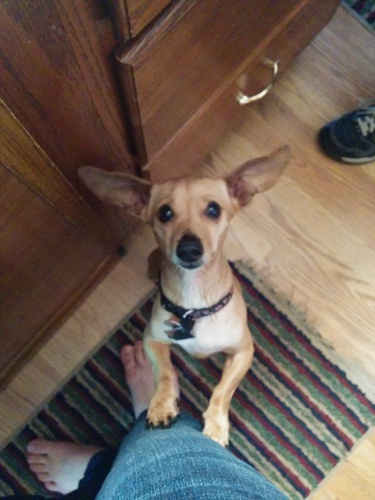
#> input picture test_images/dog4-1.jpg, 375 x 500 px
$ python face_detector_test.py
#> lines starting #> are read from the running program, lines starting #| are printed output that depends on the picture
### face_detector.py
import cv2
import cv2.cv as cv
import numpy as np
import os

class FaceDetector:

  def __init__(self, cascade_path):
    self.cascade = cv2.CascadeClassifier(cascade_path)
    if self.cascade.empty():
      raise Exception("Cascade not loaded! Please check the path.")

  def detect(self, image_path):
#> called with image_path = '../test_images/dog4-1.jpg'
    filename = os.path.basename(os.path.splitext(image_path)[0])
    extension = os.path.splitext(image_path)[1]
    # Decide whether these need to be attributes
    self.image = cv2.imread(image_path)
#> self.image is the input picture: shape (500, 375, 3); mean B, G, R 84.9, 94.9, 109.6
    gray = cv2.cvtColor(self.image, cv2.COLOR_BGR2GRAY)
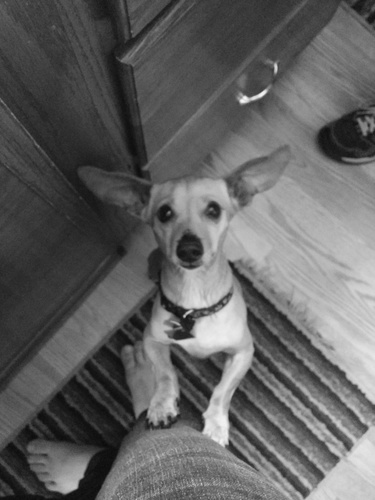
#> gray: shape (500, 375); min 11, max 247, mean 98.1
    gray = cv2.equalizeHist(gray)
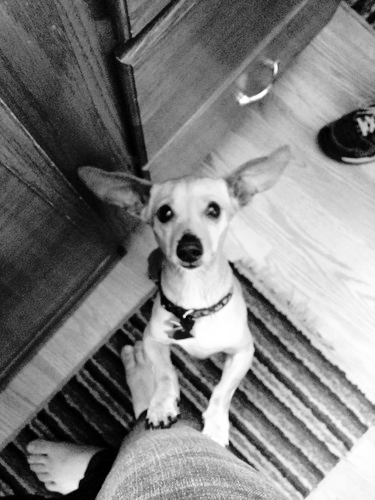
#> gray: shape (500, 375); min 0, max 255, mean 128.3

    # Detect using our cascade
    rect = self.cascade.detectMultiScale(gray, scaleFactor=1.3, minNeighbors=4, minSize=(15,15), flags=cv.CV_HAAR_SCALE_IMAGE)
#> rect = [[148, 188, 78, 78]]

    # We can't do recognition on multiple faces
    # Ok well we could but I'm lazy right now, 1 face is easier
    if len(rect) > 1:
      # raise Exception("Detected multiple faces. Proper recognition cannot be conducted.")
      return None

    if len(rect) == 0:
      # raise Exception("Could not detect any faces. Try using another image.")
      return None

    rect[:,2:] += rect[:,:2]

    vis = self.image.copy()

    # For debugging purposes
    for x1, y1, x2, y2 in rect:
    #   cv2.imwrite(filename + '-detected' + extension, vis[y1:y2,x1:x2])

      return vis[y1:y2,x1:x2]
#> this loop made 1 pass
#> (x1, y1, x2, y2) on pass 1: (148, 188, 226, 266)

### tests/face_detector_test.py
import sys
sys.path.append('../')

import face_detector as fd

if __name__ == "__main__":
  model = fd.FaceDetector("../cascades/cascade28-2-28-14.xml")
  model.detect('../test_images/dog4-1.jpg')

$ run again, with test_images/dog4-2.jpg copied over test_images/dog4-1.jpg
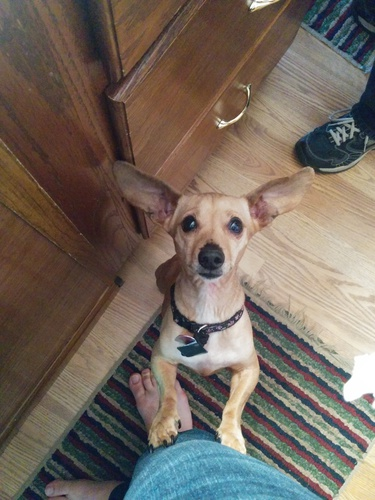
#> input picture test_images/dog4-2.jpg, 375 x 500 px
#> in detect, self.image is the input picture: shape (500, 375, 3); mean B, G, R 95.1, 104.7, 115.8
#> in detect, `gray = cv2.cvtColor(self.image, cv2.COLOR_BGR2GRAY)`:
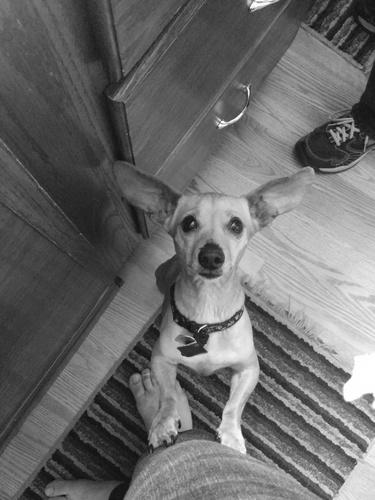
#> gray: shape (500, 375); min 14, max 255, mean 106.9
#> in detect, `gray = cv2.equalizeHist(gray)`:
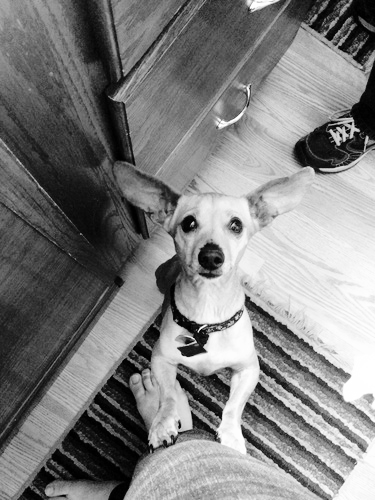
#> gray: shape (500, 375); min 0, max 255, mean 128.3
#> rect = [[173, 197, 76, 76]]
#> the loop in detect, `for x1, y1, x2, y2 in rect: #   cv2.imwrite(filename + '-detected' + e..` made 1 pass
#> (x1, y1, x2, y2) on pass 1: (173, 197, 249, 273)

$ run again, with test_images/dog4-3.jpg copied over test_images/dog4-1.jpg
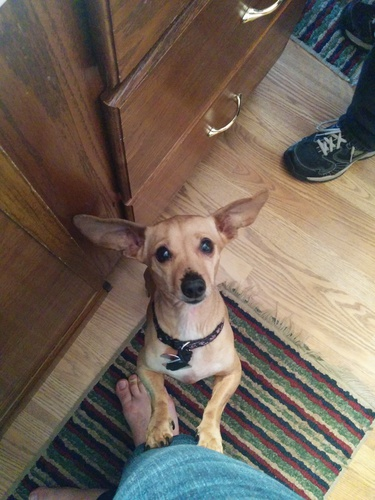
#> input picture test_images/dog4-3.jpg, 375 x 500 px
#> in detect, self.image is the input picture: shape (500, 375, 3); mean B, G, R 91.4, 103, 115.7
#> in detect, `gray = cv2.cvtColor(self.image, cv2.COLOR_BGR2GRAY)`:
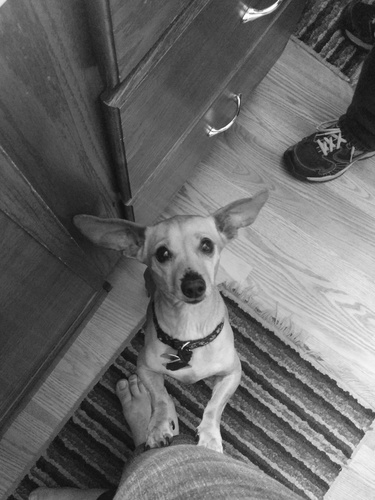
#> gray: shape (500, 375); min 12, max 255, mean 105.5
#> in detect, `gray = cv2.equalizeHist(gray)`:
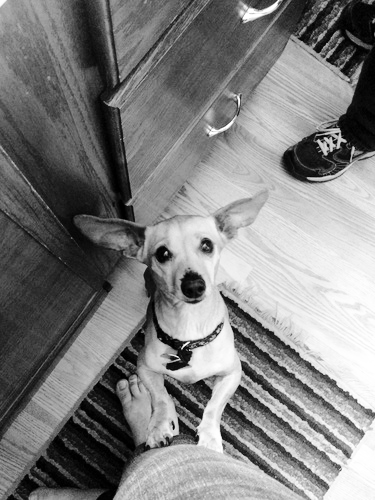
#> gray: shape (500, 375); min 0, max 255, mean 128.3
#> rect = ()

$ run again, with test_images/dog4-4.jpg copied over test_images/dog4-1.jpg
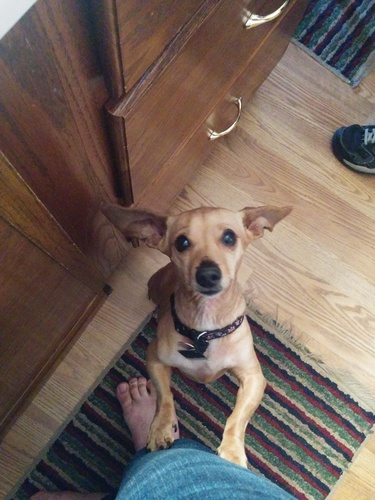
#> input picture test_images/dog4-4.jpg, 375 x 500 px
#> in detect, self.image is the input picture: shape (500, 375, 3); mean B, G, R 92.9, 100.9, 116.3
#> in detect, `gray = cv2.cvtColor(self.image, cv2.COLOR_BGR2GRAY)`:
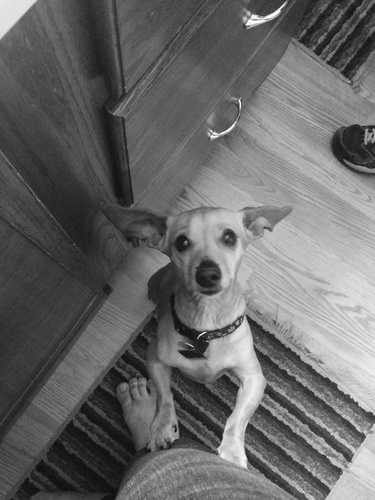
#> gray: shape (500, 375); min 12, max 255, mean 104.6
#> in detect, `gray = cv2.equalizeHist(gray)`:
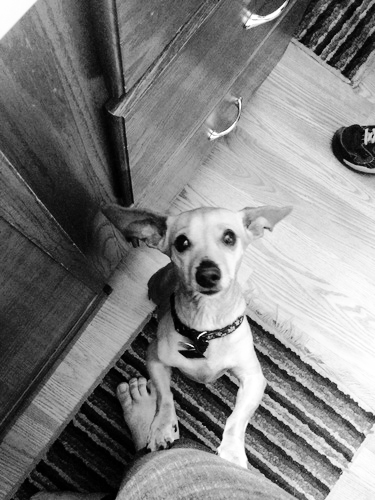
#> gray: shape (500, 375); min 0, max 255, mean 128.2
#> rect = [[173, 306, 110, 110]]
#> the loop in detect, `for x1, y1, x2, y2 in rect: #   cv2.imwrite(filename + '-detected' + e..` made 1 pass
#> (x1, y1, x2, y2) on pass 1: (173, 306, 283, 416)
